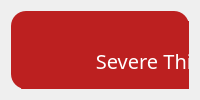
           <widget class="QWidget" name="page_severeThiness">
            <layout class="QVBoxLayout" name="verticalLayout_2">
             <item>
              <widget class="QWidget" name="widget_12" native="true">
               <property name="styleSheet">
                <string notr="true">background-color: rgb(188, 32, 32);
border-radius: 15px;</string>
               </property>
               <widget class="QLabel" name="label_23">
                <property name="geometry">
                 <rect>
                  <x>10</x>
                  <y>10</y>
                  <width>301</width>
                  <height>81</height>
                 </rect>
                </property>
                <property name="font">
                 <font>
                  <family>Arial Black</family>
                  <pointsize>15</pointsize>
                 </font>
                </property>
                <property name="text">
                 <string>&lt;html&gt;&lt;head/&gt;&lt;body&gt;&lt;p&gt;&lt;span style=&quot; color:#ffffff;&quot;&gt;Severe Thinness&lt;/span&gt;&lt;/p&gt;&lt;/body&gt;&lt;/html&gt;</string>
                </property>
                <property name="alignment">
                 <set>Qt::AlignCenter</set>
                </property>
               </widget>
               <widget class="QLabel" name="label_45">
                <property name="geometry">
                 <rect>
                  <x>10</x>
                  <y>90</y>
                  <width>301</width>
                  <height>71</height>
                 </rect>
                </property>
                <property name="styleSheet">
                 <string notr="true">image: url(:/resource/love.png);</string>
                </property>
                <property name="text">
                 <string/>
                </property>
               </widget>
              </widget>
             </item>
            </layout>
           </widget>
